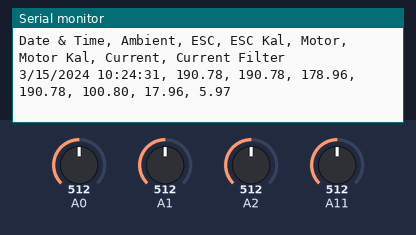
Recording of a sketch running on a simulated Arduino Mega 2560, built with avr-gcc and run on an emulated ATmega2560. Parts: the last lines printed to the serial monitor. The test bench sets the inputs (shaded band); at power-on: A0 = 512, A1 = 512, A2 = 512, A11 = 512. The local clock reads 2024-03-15 10:24:30 at power-on unless the sketch sets it.

Above: at 1.2 s.
1.3 s: A0 set to 716
At 2.5 s:
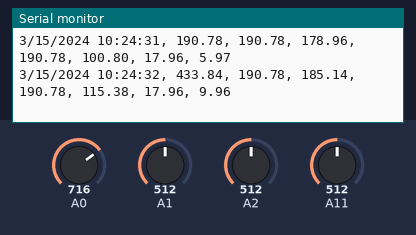
2.8 s: A1 set to 716
At 3.5 s:
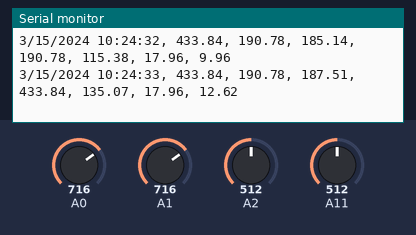
4.3 s: A2 set to 716
At 5.3 s:
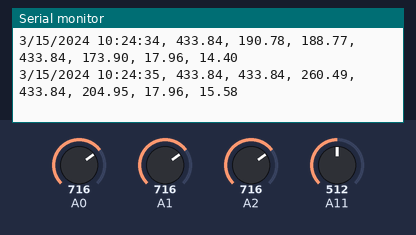
5.8 s: A11 set to 716
At 6.8 s:
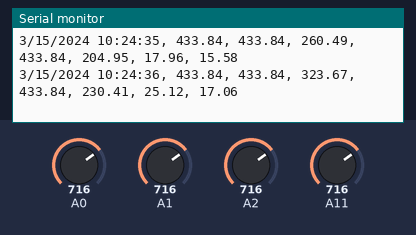
7.3 s: A0 set to 992
At 8.6 s:
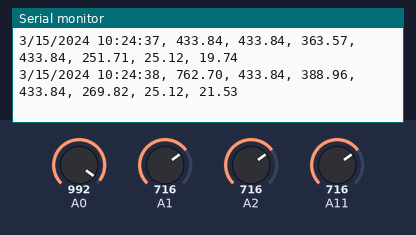
8.8 s: A1 set to 992
At 9.9 s:
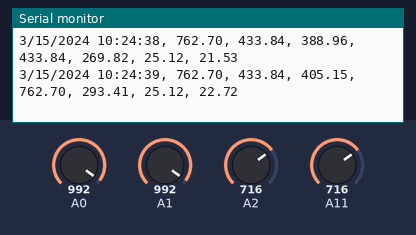
Timing chart, 0 to 11.3 s (numbered marks = the images above; inputs shaded):
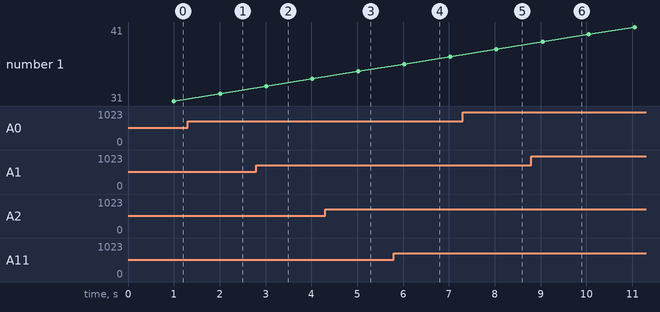

The sketch:

Thermocouple_For_DP_16_MOT_Current.ino
```cpp
//Time & Date functions using a DS1307 RTC connected via I2C and Wire lib
#include <Wire.h>
#include "RTClib.h"
RTC_DS1307 rtc;

#define sensorTime 50

#define alpha_I 0.98

// kalman variables MOT
float varMotTemp = 702;  // variance determined using excel and reading samples of raw sensor data
float varProcess = .01;
float Pc = 0.0;
float G = 0.0;
float P = 8.0;
float Xp = 0.0;
float Zp = 0.0;
float tempMOTK = 80.0;

// kalman variables ESC
float varESCTemp = 20;  // variance determined using excel and reading samples of raw sensor data
float varESCProcess = .01;
float PcE = 0.0;
float GE = 0.0;
float PE = 8.0;
float XpE = 0.0;
float ZpE = 0.0;
float tempESCK = 80.0;

int temp0;
int temp1;
int temp2;
int I_Raw;

float  tempAmb;
float  tempESC;
float  tempMOT;
float I_Conv;
float I_Filt;

int count = 0;

unsigned long oldSensorTime = 0;
unsigned long oldSerialTime = 0;

int serialTXTime = 1000;

void setup(void)
{
  Serial.begin(57600);
#ifdef AVR
  Wire.begin();
#else
  Wire1.begin(); // Shield I2C pins connect to alt I2C bus on Arduino Due
#endif
  rtc.begin();

  Serial.println("Date & Time, Ambient, ESC, ESC Kal, Motor, Motor Kal, Current, Current Filter");
}

void loop(void)
{
  if (millis() - oldSensorTime >= sensorTime){

    temp0 = analogRead(A0);
    temp1 = analogRead(A1);
    temp2 = analogRead(A2);

    I_Raw = analogRead(A11);

    //  float  tempAmb=map(temp0,395,493,51,168);
    tempAmb = temp0 * 1.1915 - 419.27;
    tempESC = temp2 * 1.1915 - 419.27;
    tempMOT = temp1 * 1.1915 - 419.27;

    //Current Conversion
    I_Conv = (I_Raw/28.5);

    // kalman process
    Pc = P + varProcess;
    G = Pc / (Pc + varMotTemp);  // kalman gain
    P = (1 - G) * Pc;
    Xp = tempMOTK;
    Zp = Xp;
    tempMOTK = G * (tempMOT - Zp) + Xp; // the kalman estimate of the sensor voltage

    // kalman process ESC
    PcE = PE + varESCProcess;
    GE = PcE / (PcE + varESCTemp);  // kalman gain
    PE = (1 - GE) * PcE;
    XpE = tempESCK;
    ZpE = XpE;
    tempESCK = GE * (tempESC - ZpE) + XpE; // the kalman estimate of the sensor voltage

    //Complimentary Filter for Current
    //alpha_I is the filter constant
    I_Filt = (I_Filt * alpha_I) + (I_Conv * (1 - alpha_I));

    oldSensorTime = millis();
  }

  //Conditional statement to adjust serial transmit time based on temperatures and currents
  if (tempAmb >= 130 || tempESCK >= 150 || tempMOTK >= 300 || I_Filt >= 25){
    serialTXTime  = 1000;
  } else {
    serialTXTime = 30000;
  }

  if (millis() - oldSerialTime >= serialTXTime){
      DateTime now = rtc.now();

      //Print Time
      Serial.print(now.month(), DEC);
      Serial.print('/');
      Serial.print(now.day(), DEC);
      Serial.print('/');
      Serial.print(now.year(), DEC);
      Serial.print(' ');
      Serial.print(now.hour(), DEC);
      Serial.print(':');
      int zerom = now.minute();
      if (zerom < 10) Serial.print("0");
      Serial.print(now.minute(), DEC);
      Serial.print(':');
      int zeros = now.second();
      if (zeros < 10) Serial.print("0");
      Serial.print(now.second(), DEC);
      Serial.print(", ");

      //Print Data
      Serial.print(tempAmb);
      Serial.print(", ");
      Serial.print(tempESC);
      Serial.print(", ");
      Serial.print(tempESCK);
      Serial.print(", ");
      Serial.print(tempMOT);
      Serial.print(", ");
      Serial.print(tempMOTK);

      Serial.print(", ");
      Serial.print(I_Conv);
      Serial.print(", ");
      Serial.println(I_Filt);

      oldSerialTime = millis();
  }
}
```

Measured:
- after the input at 1.3 s, the serial monitor: prints a new line after 0.71 s (image 1)
- after the input at 2.8 s, the serial monitor: prints a new line after 0.21 s (image 2)
- after the input at 4.3 s, the serial monitor: prints a new line after 0.72 s (image 3)
- after the input at 5.8 s, the serial monitor: prints a new line after 0.23 s (image 4)
- after the input at 7.3 s, the serial monitor: prints a new line after 0.74 s (image 5)
- after the input at 8.8 s, the serial monitor: prints a new line after 0.24 s (image 6)
